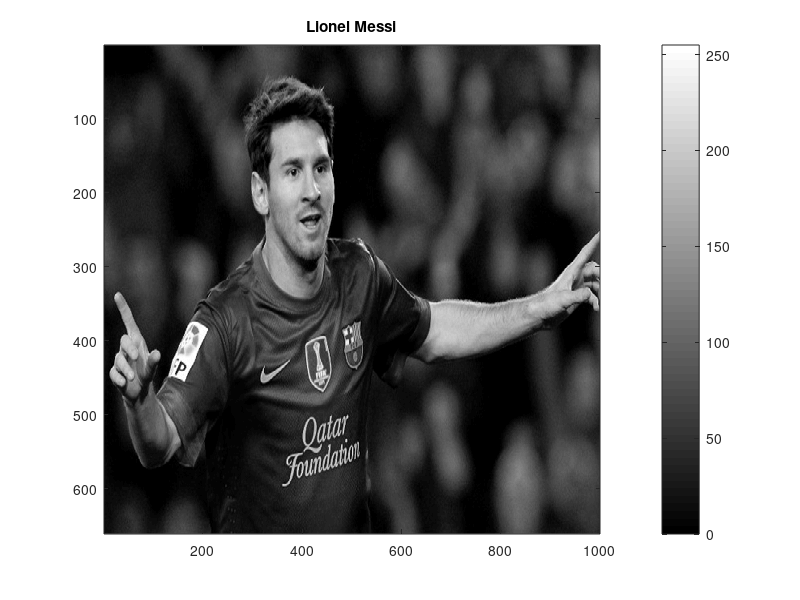

This chart was generated by the following MATLAB code: (Note: this script raises an error after producing the figure.)
clear all
load('DataHW2.mat')


%% Problem 1
% (3 points)

%%
% a) (0.5 point)
% We can see the famous football player Lionel Messi.

figure(1)
imagesc(M)
colormap('gray')
colorbar()
title('Lionel Messi')

%%
% b) (1.5 point)
% We choose a moving window of size 30x30. We use the function nlfilter 
% which pads the data points beyond the edges with 0s. We can see that this
% solution creates some artifacts at the border of the image and is not
% ideal. However we have enough data here so we have good hope that it
% won't affect too much the analysis. 
% 

figure(2)
M_mean = nlfilter(M, [30 30], @(x) mean(x(:)));
imagesc(M_mean)
colormap('gray')
colorbar()
title('Moving-window mean')

figure(3)
M_std = nlfilter(M, [30 30], @(x) std(x(:)));
imagesc(M_std)
colormap('gray')
colorbar()
title('Moving-window std')

%%
% c) (1 point)
% According to the correlation coefficient there is a significant positive
% correlation between the mean and the standard deviation. 
% Overall we can conclude that there is a proportional effect. 

figure(4)
scatter(M_mean(:), M_std(:), .01, 'b.')
xlabel('mean')
ylabel('std')
hold on

p = polyfit(M_mean(:), M_std(:),1);
x = -6:250;
y = polyval(p, x);
plot(x, y, 'r', 'LineWidth', 2)
hold off

r = corr(log(M_mean(:)+1), log(M_std(:)+1))

% This can be also seen from the scatter plot, even though there is a very 
% important noise.

figure(5)
[M_mean_sort, ind] = sort(M_mean(:));
M_std_sort = M_std(:);
M_std_sort = M_std_sort(ind);
M_std_sort = reshape(M_std_sort, [], 10);
M_mean_sort = reshape(M_mean_sort, [], 10);
M_mean_bins = mean(M_mean_sort);
boxplot(M_std_sort, 'labels', M_mean_bins);

% The best way to see it however is by using a log transformation

figure(6)
scatter(log(M_mean(:)), log(M_std(:)), .01, 'b.')
xlabel('mean')
ylabel('std')
hold on

p = polyfit(log(M_mean(:)+.001), log(M_std(:)+.001),1);
x = -6:6;
y = polyval(p, x);
plot(x, y, 'r', 'LineWidth', 2)
hold off

%% Problem 2
% (5 points)
clear all
load('Data_HW1.mat')


%%
% a) (1 point)

figure(6)
Rmed = median(R(:));
Rind = R > Rmed;
imagesc(Rind)                               
cmap = jet(2);                       
colormap(cmap)
hold on
L = line(ones(2),ones(2), 'LineWidth',2);     
set(L,{'color'},mat2cell(cmap,ones(1,2),3));  
legend('<= median(R)','> median(R)')  
hold off

figure(7)
Tmed = median(T(:));
Tind = T > Tmed;
imagesc(Tind)                            
cmap = jet(2);                       
colormap(cmap)
hold on
L = line(ones(2),ones(2), 'LineWidth',2);     
set(L,{'color'},mat2cell(cmap,ones(1,2),3));  
legend('<= median(T)','> median(T)')  
hold off

%%
% b) 

figure(8)
[C,h] = contour(T);
clabel(C, h)
title('Contour map of T')

%% 
% c)

figure(9)

h_scatter = @(n) scatter(reshape(R(1:end-n, 1:end-n), 1, []), ...
                         reshape(R(n+1:end, n+1:end), 1, []));

for i=1:6
    subplot(2,3,i); h_scatter(i); title(sprintf('(%d,%d)-scatterplot',[i,i])); 
    ylim([0 70]); xlabel('R(t)') ; ylabel('R(t+h)')
end

%%
% d)
n = size(R, 1)-1;
m = size(R, 2)-1;

%%% correlogram %%%
h_correlogram = @(i, j) corr(reshape(R(1:end-i, 1:end-j), [], 1),...
                             reshape(R(i+1:end, j+1:end), [], 1));
correlogram = zeros([n, m]);          
for i=1:n
    for j=1:m
        correlogram(i, j) = h_correlogram(i, j);    
    end
end

figure(10)
imagesc(correlogram)
colormap('cool')
colorbar()
xlabel('x')
ylabel('y')
title('Correlogram')

%%% covariogram %%%
h_covariogram = @(i, j) cov(reshape(R(1:end-i, 1:end-j), [], 1),...
                            reshape(R(i+1:end, j+1:end), [], 1));
covariogram = zeros([n, m]);          
for i=1:n
    for j=1:m
        h_cov = h_covariogram(i, j);
        covariogram(i, j) = h_cov(1, 2);
    end
end

figure(11)
imagesc(covariogram)
colormap('cool')
colorbar()
xlabel('x')
ylabel('y')
title('Covariogram')

%%

%%% variogram %%%

variogram = zeros([n, m]);          
for i=1:n
    for j=1:m
        diff = reshape(R(1:end-i, 1:end-j), [], 1) ...
               - reshape(R(i+1:end, j+1:end), [], 1);
        variog = .5*mean(diff.^2);
        variogram(i, j) = variog;
    end
end

figure(12)
imagesc(variogram)
colormap('cool')
colorbar()
xlabel('x')
ylabel('y')
title('Variogram')


%% 
% e)
% We observe that in the (h,-h) direction, the data set remains much more
% corelated than in the (h,h) direction. This is coherent with what 
% indicates the correlogram. Plotting the R dataset, we can clearly
% distinguish structures in the (h,-h) direction.

figure(13)

h_scatter = @(n) scatter(reshape(R(1:end-n, n+1:end), 1, []), ...
                         reshape(R(n+1:end, 1:end-n), 1, []));

for i=1:6
    subplot(2,3,i); h_scatter(i); title(sprintf('(%d,-%d)-scatterplot', i,i)); 
    ylim([0 70]); xlabel('R(t)') ; ylabel('R(t+h)')
end

figure(14)
imagesc(R)
title('R values')


%% 
% d)
% Case (h, h)
% sill: 98
% range : 30
% nugget : 1

N = 50;
variogram = zeros([N, 1]);          
for i=1:N
    diff = reshape(R(1:end-i, 1:end-i), [], 1) ...
           - reshape(R(i+1:end, i+1:end), [], 1);
    variog = .5*mean(diff.^2);
    variogram(i) = variog;
end

figure(14)
plot(variogram)

%%
% Case (h, -h)
% sill : ?
% range : ?
% nugget : 0

N = 60;
variogram = zeros([N, 1]);          
for i=1:N
    diff = reshape(R(1:end-i, 1+i:end), [], 1) ...
           - reshape(R(i+1:end, 1:end-i), [], 1);
    variog = .5*mean(diff.^2);
    variogram(i) = variog;
end

figure(15)
plot(variogram)

%% Problem 3
% (2 points)

clear all
load('Data_HW1.mat')

%%
% (a)
figure(16)

h_scatter = @(n) scatter(reshape(R(1:end-n, 1:end-n), 1, []), ...
                         reshape(T(n+1:end, n+1:end), 1, []));
                     

subplot(221); h_scatter(0); title('cross (0,0)-scatterplot'); 
xlabel('R(t)') ; ylabel('T(t+h)')
subplot(222); h_scatter(1); title('cross (1,1)-scatterplot'); 
xlabel('R(t)') ; ylabel('T(t+h)')
subplot(223); h_scatter(2); title('cross (2,2)-scatterplot'); 
xlabel('R(t)') ; ylabel('T(t+h)')
subplot(224); h_scatter(3); title('cross (3,3)-scatterplot'); 
xlabel('R(t)') ; ylabel('T(t+h)')



h_corr = @(n) corr(reshape(R(1:end-n, 1:end-n),[],1), ...
                         reshape(T(n+1:end, n+1:end),[],1));
                     
corr00 = h_corr(0)
corr11 = h_corr(1)
corr22 = h_corr(2)
corr33 = h_corr(3)

%%
% (b)

m = size(R, 2)-1;

%%%%%%%%%%%%% along (h,h) axis %%%%%%%%%%%%%%

%%% correlogram %%%
h_correlogram = @(h) corr(reshape(T(1:end-h, 1:end-h), [], 1),...
                          reshape(R(h+1:end, h+1:end), [], 1));
correlogram = zeros([m,1]);          
for h=1:m
    correlogram(h) = h_correlogram(h);    
end

figure(17)
plot(correlogram)
xlabel('h')
ylabel('correlation')
title('Correlogram')

%%% variogram %%%
variogram = zeros([m,1]);          
for h=1:m
    diff1 = reshape(R(1:end-h, 1:end-h), [], 1) ...
          - reshape(R(h+1:end, h+1:end), [], 1);
    diff2 = reshape(T(1:end-h, 1:end-h), [], 1) ...
          - reshape(T(h+1:end, h+1:end), [], 1);
    variog = .5*mean(diff1 .* diff2);
    variogram(h) = variog;   
end

figure(18)
plot(variogram)
xlabel('h')
ylabel('variance')
title('Variogram')


%%
%%%%%%%%%%%%% along (h, -h) axis %%%%%%%%%%%

%%% correlogram %%%
h_correlogram = @(h) corr(reshape(T(1:end-h, h+1:end), [], 1),...
                          reshape(R(h+1:end, 1:end-h), [], 1));
correlogram = zeros([m,1]);          
for h=1:m
    correlogram(h) = h_correlogram(h);    
end

figure(19)
plot(correlogram)
xlabel('h')
ylabel('correlation')
title('Correlogram')

%%% variogram %%%
variogram = zeros([m,1]);          
for h=1:m
    diff1 = reshape(R(1:end-h, h+1:end), [], 1) ...
          - reshape(R(h+1:end, 1:end-h), [], 1);
    diff2 = reshape(T(1:end-h, h+1:end), [], 1) ...
          - reshape(T(h+1:end, 1:end-h), [], 1);
    variog = .5*mean(diff1 .* diff2);
    variogram(h) = variog;   
end

figure(20)
plot(variogram)
xlabel('h')
ylabel('variance')
title('Variogram')
